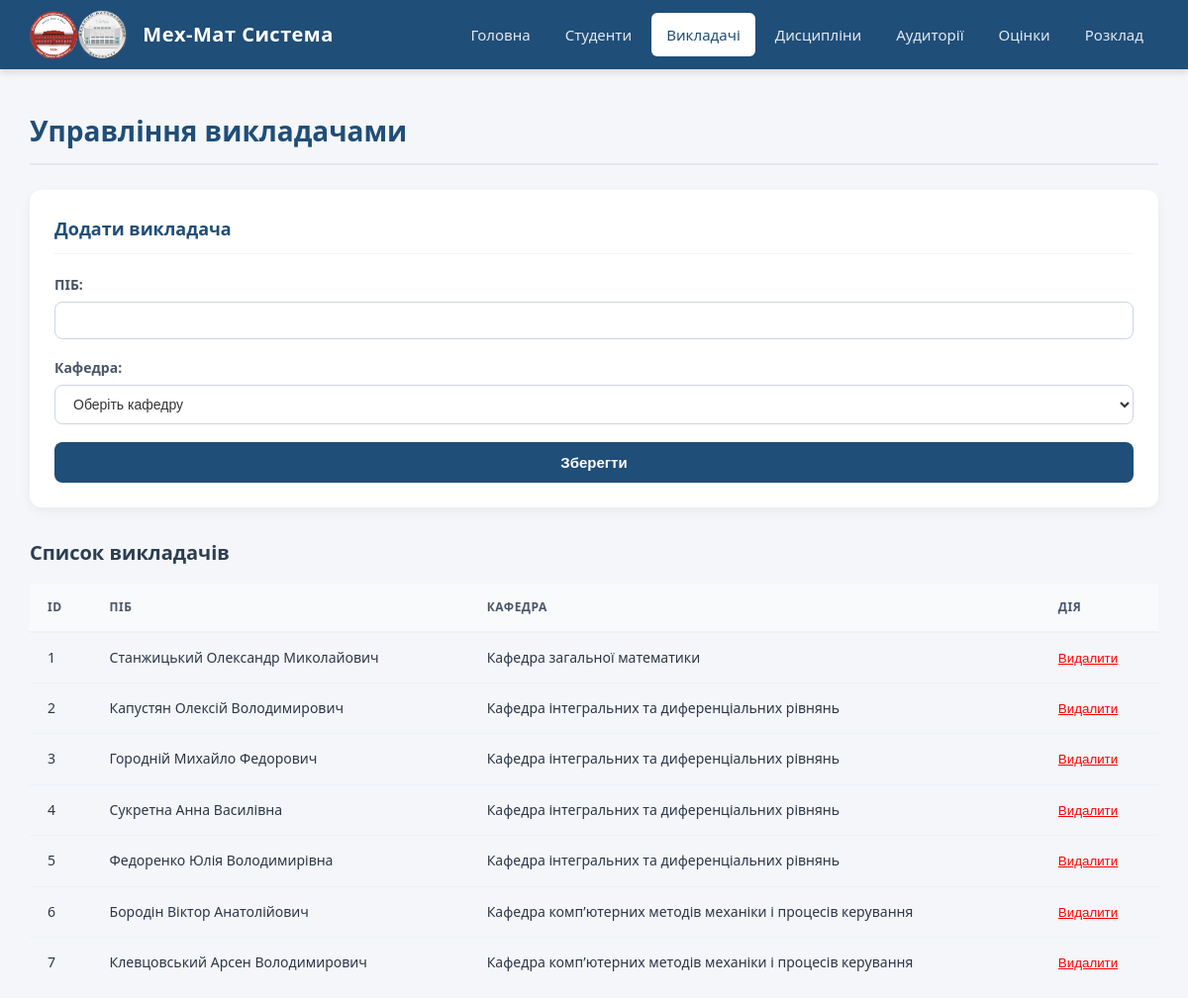
The page /teachers on the database its author committed.
### database/models.py (models this page shows)
class Teacher(Base):
    __tablename__ = 'teachers'
    id = Column(Integer, primary_key=True, autoincrement=True)
    name = Column(String(100), nullable=False)
    department = Column(String(100), nullable=False)           # Кафедра викладача
    disciplines = relationship("Discipline", back_populates="teacher", cascade="all, delete-orphan")

### server/routes.py (the view)
@app.route('/teachers', methods=['GET'])
def teachers_list():
    teachers = repository.teachers.get_all()
    return render_template('teachers.html', teachers=teachers)

### storage/db_repository.py (called while the page is built)
    def get_all(self) -> List[Base]:
        with SessionLocal() as session:
            return session.query(self.model).all()

### server/templates/teachers.html (shortened to what this page needs)
{% extends 'base.html' %}
{% block content %}
    <h2>Управління викладачами</h2>
    <form class="add-form" action="/teachers/add" method="POST" style="margin-bottom: 25px;">
        <h3>Додати викладача</h3>
        <label>ПІБ:</label>
        <input type="text" name="name" required>
        <label>Кафедра:</label>
        <select name="department" required>
            <option value="" disabled selected>Оберіть кафедру</option>
        </select>
        <button type="submit">Зберегти</button>
    </form>
    <h3>Список викладачів</h3>
    <table>
        <tr>
            <th>ID</th>
            <th>ПІБ</th>
            <th>Кафедра</th>
            <th>Дія</th>
        </tr>
        {% for teacher in teachers %}
        <tr>
            <td>{{ teacher.id }}</td>
            <td>{{ teacher.name }}</td>
            <td>{{ teacher.department }}</td>
            <td>
                <form action="/teachers/{{ teacher.id }}/delete" method="POST" style="margin:0; padding:0; background:none; border:none; width:auto;">
                    <button type="submit" style="color: red; background: none; border: none; cursor: pointer; text-decoration: underline; padding: 0;">Видалити</button>
                </form>
            </td>
        </tr>
        {% endfor %}
    </table>
{% endblock %}

### server/templates/base.html (style rules this page uses)
body { font-family: 'Segoe UI', Tahoma, Geneva, Verdana, sans-serif; margin: 0; padding: 0; line-height: 1.6; background-color: #f4f6f9; color: #333; }
h2 { color: #1f4e78; font-size: 28px; margin-top: 0; margin-bottom: 25px; border-bottom: 2px solid #e2e8f0; padding-bottom: 10px; }
h3 { color: #2c3e50; font-size: 20px; margin-top: 30px; margin-bottom: 15px; }
form.add-form, .filter-box { background: #ffffff; padding: 25px; border: none; border-radius: 12px; box-shadow: 0 4px 12px rgba(0,0,0,0.05); box-sizing: border-box; }
form.add-form h3, .filter-box h3 { margin-top: 0; margin-bottom: 20px; color: #1f4e78; font-size: 18px; border-bottom: 1px solid #f1f5f9; padding-bottom: 10px; }
form.add-form label, .filter-box label { display: block; margin-bottom: 6px; font-weight: 600; font-size: 14px; color: #4a5568; }
form.add-form input, form.add-form select, .filter-box select { width: 100%; margin-bottom: 18px; padding: 10px 14px; border: 1px solid #cbd5e1; border-radius: 8px; box-sizing: border-box; font-size: 14px; background-color: #fff; color: #333; transition: border-color 0.2s; }
form.add-form button { width: 100%; padding: 12px; background-color: #1f4e78; color: #ffffff; border: none; border-radius: 8px; font-size: 15px; font-weight: bold; cursor: pointer; transition: background-color 0.2s; }
table { border-collapse: collapse; width: 100%; margin: 0; }
th, td { padding: 14px 18px; text-align: left; font-size: 14px; }
th { background-color: #f8fafc; color: #4a5568; font-weight: 600; border-bottom: 2px solid #edf2f7; text-transform: uppercase; font-size: 12px; letter-spacing: 0.5px; }
td { border-bottom: 1px solid #edf2f7; color: #2d3748; }
tr:last-child td { border-bottom: none; }

### rows shown on the page
Teacher: id "1", name "Станжицький Олександр Миколайович", department "Кафедра загальної математики"
Teacher: id "2", name "Капустян Олексій Володимирович", department "Кафедра інтегральних та диференціальних рівнянь"
Teacher: id "3", name "Городній Михайло Федорович", department "Кафедра інтегральних та диференціальних рівнянь"
Teacher: id "4", name "Сукретна Анна Василівна", department "Кафедра інтегральних та диференціальних рівнянь"
Teacher: id "5", name "Федоренко Юлія Володимирівна", department "Кафедра інтегральних та диференціальних рівнянь"
Teacher: id "6", name "Бородін Віктор Анатолійович", department "Кафедра комп’ютерних методів механіки і процесів керування"
Teacher: id "7", name "Клевцовський Арсен Володимирович", department "Кафедра комп’ютерних методів механіки і процесів керування"
